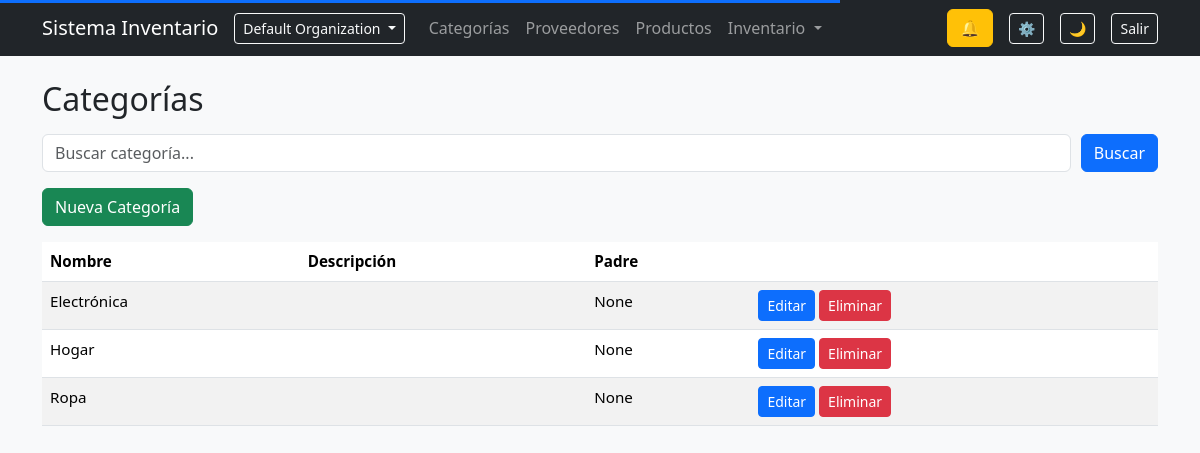
/categorias/ (signed in), run on the app's committed database.
### organizations/models.py (models this page shows, shortened)
class Organization(models.Model):
    name = models.CharField(max_length=150)
    slug = models.SlugField(unique=True)
    owner = models.ForeignKey(
        User,
        on_delete=models.CASCADE,
        related_name="owned_organizations"
    )
    created_at = models.DateTimeField(auto_now_add=True)
    class Meta:
        ordering = ["name"]

### categories/models.py (models this page shows, shortened)
class Category(models.Model):
    organization = models.ForeignKey(
        Organization,
        on_delete=models.CASCADE,
        related_name="categories",
        db_index=True,
    )
    name = models.CharField(max_length=100, db_index=True)
    description = models.TextField(blank=True)
    parent = models.ForeignKey(
        'self',
        on_delete=models.SET_NULL,
        null=True,
        blank=True,
        related_name='subcategories'
    )
    class Meta:
        ordering = ['name']
        unique_together = ("organization", "name")
        indexes = [
            models.Index(fields=["organization", "name"]),
        ]

### categories/views.py (the view)
# urls.py: path("", category_list, name="category_list"),
def category_list(request):
    search = request.GET.get("q", "")
    categories = Category.objects.all()
    if search:
        categories = categories.filter(name__icontains=search)
    return render(request, "categories/list.html", {
        "categories": categories,
        "search": search,
    })

### accounts/permissions.py (called while the page is built, shortened)
def _get_membership(user):
    if not user or not user.is_authenticated:
        return None
    request = getattr(user, "_request", None)
    membership = user.memberships.filter(is_active=True).first()
    return membership

def _has_role(user, roles):
    membership = _get_membership(user)
    if not membership:
        return False
    return membership.role in roles

def _is_owner(user):
    return _has_role(user, [Membership.Roles.OWNER])

def _is_admin(user):
    return _has_role(user, [Membership.Roles.OWNER, Membership.Roles.ADMIN])

def _is_manager(user):
    return _has_role(user, [
        Membership.Roles.OWNER,
        Membership.Roles.ADMIN,
        Membership.Roles.MANAGER
    ])

def _is_staff(user):
    return _has_role(user, [
        Membership.Roles.OWNER,
        Membership.Roles.ADMIN,
        Membership.Roles.MANAGER,
        Membership.Roles.STAFF
    ])

def can_view_products(user):
    return _is_staff(user)

def can_create_products(user):
    return _is_manager(user)

def can_edit_products(user):
    return _is_manager(user)

def can_delete_products(user):
    return _is_admin(user)

def can_export_products(user):
    return _is_manager(user)

def can_view_categories(user):
    return _is_staff(user)

def can_manage_categories(user):
    return _is_manager(user)

def can_view_suppliers(user):
    return _is_staff(user)

def can_manage_suppliers(user):
    return _is_manager(user)

def can_view_locations(user):
    return _is_staff(user)

def can_manage_locations(user):
    return _is_admin(user)

def can_view_inventory(user):
    return _is_staff(user)

def can_create_inventory(user):
    return _is_staff(user)

def can_edit_inventory(user):
    return _is_manager(user)

def can_confirm_inventory(user):
    return _is_manager(user)

def can_view_transfers(user):
    return _is_staff(user)

def can_create_transfer(user):
    return _is_staff(user)

def can_confirm_transfer(user):
    return _is_manager(user)

def can_view_orders(user):
    return _is_staff(user)

def can_create_order(user):
    return _is_manager(user)

def can_edit_order(user):
    return _is_manager(user)

def can_send_order(user):
    return _is_manager(user)

def can_cancel_order(user):
    return _is_manager(user)

def can_receive_order(user):
    return _is_staff(user)

def can_view_audit(user):
    return _is_owner(user) or _is_admin(user) or _is_manager(user)

def can_manage_notifications(user):
    return _is_manager(user)

### categories/templates/categories/list.html
{% extends 'base.html' %}
{% block content %}
<h2 class="mb-3">Categorías</h2>
<form method="GET" class="mb-3 d-flex" style="gap: 10px;">
    <input type="text" name="q" value="{{ search }}" class="form-control" placeholder="Buscar categoría...">
    <button class="btn btn-primary">Buscar</button>
</form>
{% if perm.manage_categories %}
<a href="{% url 'category_create' %}" class="btn btn-success mb-3">Nueva Categoría</a>
{% endif %}
<table class="table table-striped">
    <thead>
        <tr>
            <th>Nombre</th>
            <th>Descripción</th>
            <th>Padre</th>
            <th></th>
        </tr>
    </thead>
    <tbody>
        {% for c in categories %}
        <tr>
            <td>{{ c.name }}</td>
            <td>{{ c.description }}</td>
            <td>{{ c.parent }}</td>
            <td>
                {% if perm.manage_categories %}
                    <a href="{% url 'category_edit' c.id %}" class="btn btn-sm btn-primary">Editar</a>
                    <a href="{% url 'category_delete' c.id %}" class="btn btn-sm btn-danger">Eliminar</a>
                {% endif %}
            </td>
        </tr>
        {% empty %}
        <tr><td colspan="4">No hay categorías.</td></tr>
        {% endfor %}
    </tbody>
</table>
{% endblock %}

### templates/partials/navbar.html (shortened to what this page needs)
<nav class="navbar navbar-expand-lg navbar-dark bg-dark mb-4">
    <div class="container">
        <a class="navbar-brand" href="{% url 'dashboard' %}">Sistema Inventario</a>
        <div class="collapse navbar-collapse" id="navbarMain">
            <div class="dropdown me-3">
                <button class="btn btn-sm btn-outline-light dropdown-toggle" data-bs-toggle="dropdown">
                    {{ organization.name }}
                </button>
            </div>
            <ul class="navbar-nav me-auto mb-2 mb-lg-0">
                <li class="nav-item"><a href="/categorias/" class="nav-link">Categorías</a></li>
                <li class="nav-item"><a href="/proveedores/" class="nav-link">Proveedores</a></li>
                <li class="nav-item"><a href="/productos/" class="nav-link">Productos</a></li>
                <li class="nav-item dropdown">
                    <a class="nav-link dropdown-toggle" href="#" data-bs-toggle="dropdown">
                        Inventario
                    </a>
                </li>
            </ul>
            <div class="d-flex align-items-center gap-3 me-3">
                <div id="notifications-bell"
                     hx-get="{% url 'notifications:notifications_counter' %}"
                     hx-trigger="load, inventory:notifications_updated from:body"
                     hx-target="this"
                     hx-swap="outerHTML">
                    {% include 'notifications/partials/bell.html' %}
                </div>
                <a href="{% url 'notification_preferences' %}"
                   class="btn btn-sm btn-outline-light"
                   title="Configurar notificaciones">
                    ⚙️
                </a>
            </div>
            <button id="themeToggle" class="btn btn-sm btn-outline-light me-3">🌙</button>
            <form method="post" action="{% url 'logout' %}">
                <button class="btn btn-sm btn-outline-light">Salir</button>
            </form>
        </div>
    </div>
</nav>

### static/css/core.css (style rules this page uses)
:root { --bg: #f8f9fa; --text: #212529; --card: #ffffff; --border: #dee2e6; }
body { background: var(--bg); color: var(--text); transition: background .25s ease, color .25s ease; }
.table { font-size: 0.95rem; }
th { user-select: none; }
input, select { background: var(--card); color: var(--text); border: 1px solid var(--border); }

### dashboard/static/dashboard/css/dashboard.css (style rules this page uses)
:root { --section-bg: #ffffff; --sub-bg: #414040; --sub-text: #fafafa; }

### data on the page
Organization: name "Default Organization"
Category: name "Electrónica", parent "None"
Category: name "Hogar", parent "None"
Category: name "Ropa", parent "None"
